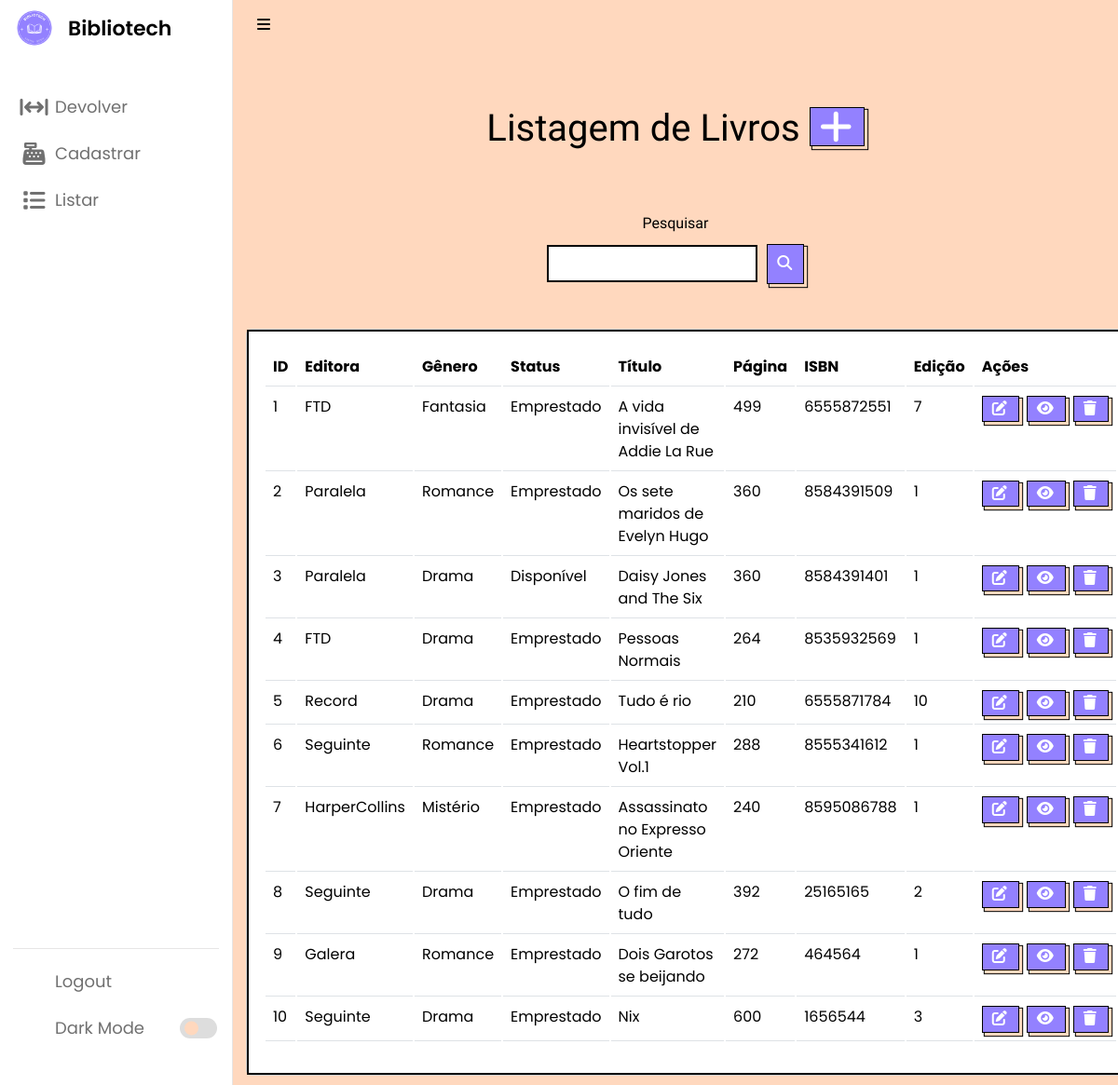
Before: /listarLivros.php (signed in) with the older database file.
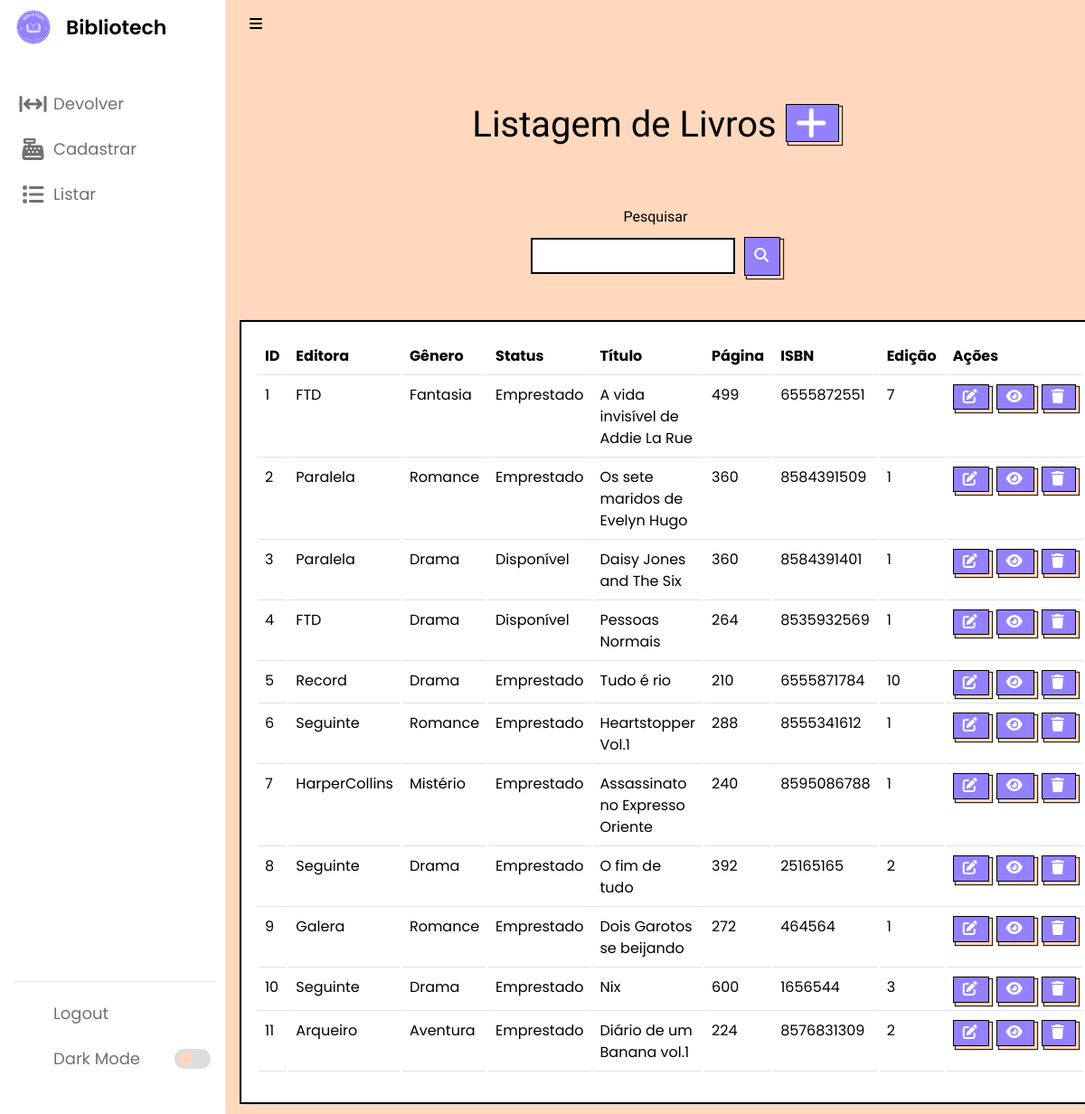
After: the same page with the newer database file.
### tables this page shows
CREATE TABLE `livro` (
  `id` int(11) NOT NULL,
  `idEditora` int(11) DEFAULT NULL,
  `idGenero` int(11) DEFAULT NULL,
  `statusLivro` varchar(45) NOT NULL,
  `titulo` varchar(250) NOT NULL,
  `pag` varchar(45) DEFAULT NULL,
  `isbn` varchar(15) DEFAULT NULL,
  `edicao` varchar(45) NOT NULL,
  `arquivo` varchar(30) DEFAULT NULL
);

CREATE TABLE `editora` (
  `id` int(11) NOT NULL,
  `status` varchar(45) NOT NULL,
  `nome` varchar(100) NOT NULL
);

CREATE TABLE `genero` (
  `id` int(11) NOT NULL,
  `status` varchar(45) NOT NULL,
  `nome` varchar(100) NOT NULL
);

### listarLivros.php (the view, shortened to what the changed rows need)
<?php
require_once("conexao.php");
$V_WHERE = "";
$sql = "SELECT livro.id, editora.nome as nomeEditora, genero.nome as nomeGenero, livro.statusLivro, livro.titulo, livro.pag, livro.isbn, livro.edicao, livro.arquivo as arquivo
        FROM livro
        LEFT JOIN editora ON livro.idEditora = editora.id
        LEFT JOIN genero ON livro.idGenero = genero.id
        WHERE 1 = 1" . $V_WHERE;
$resultado = mysqli_query($conexao, $sql);
?>
<!DOCTYPE html>
<html lang="pt-br">
<head>
    <link rel="stylesheet" href="css/style.css">
    <link rel="stylesheet" href="css/cadastrar.css">
    <link rel="stylesheet" href="css/bootstrap.css">
    <link rel="stylesheet" href="css/acervo.css">
    <link rel="stylesheet" href="https://unicons.iconscout.com/release/v4.0.0/css/line.css">
</head>
<body>
    <section class="dashboard">
        <br><br><br>
        <h1 class="titulo text">Listagem de Livros <a href="cadastrarLivro.php" class="botao">
                <i class="fa-solid fa-plus"></i>
            </a></h1>
        <br><br>
        <center>
            <div class="card cardlistar">
                <div class="card-body cardlistar2">
                    <table class="table">
                        <thead>
                            <tr>
                                <td scope="col"><b>ID</b></td>
                                <td scope="col"><b>Editora</b></td>
                                <td scope="col"><b>Gênero</b></td>
                                <td scope="col"><b>Status</b></td>
                                <td scope="col"><b>Título</b></td>
                                <td scope="col"><b>Página</b></td>
                                <td scope="col"><b>ISBN</b></td>
                                <td scope="col"><b>Edição</b></td>
                                <td scope="col"><b>Ações</b></td>
                            </tr>
                        </thead>
                        <tbody>
                            <?php while ($linha = mysqli_fetch_array($resultado)) { ?>
                                <tr>
                                    <td>
                                        <?= $linha['id'] ?>
                                    </td>
                                    <td>
                                        <?= $linha['nomeEditora'] ?>
                                    </td>
                                    <td>
                                        <?= $linha['nomeGenero'] ?>
                                    </td>
                                    <td>
                                        <?= $linha['statusLivro'] ?>
                                    </td>
                                    <td style="word-wrap: break-word;">
                                        <?= $linha['titulo'] ?>
                                    </td>
                                    <td>
                                        <?= $linha['pag'] ?>
                                    </td>
                                    <td>
                                        <?= $linha['isbn'] ?>
                                    </td>
                                    <td>
                                        <?= $linha['edicao'] ?>
                                    </td>
                                    <td>
                                        <div class="d-flex justify-content-start">
                                            <a style="margin-right: 8px;" href="alterarLivro.php? id=<?= $linha['id'] ?>"
                                                class="botao">
                                                <i class="fa-solid fa-pen-to-square"></i></a>
                                            <a data-bs-toggle="modal" data-bs-target="#exampleModal_<?= $linha['id'] ?>"
                                                style="margin-right: 8px;" name="info" class="botao">
                                                <i class="fa-solid fa-eye"></i>
                                            </a>
                                            <a href="listarLivros.php? id=<?= $linha['id'] ?>" class="botao"
                                                data-bs-toggle="modal" data-bs-target="#modalExcluir<?= $linha['id'] ?>">
                                                <i class=" fa-sharp fa-solid fa-trash"></i> </a>
                                        </div>
                                    </td>
                                </tr>
                            <?php } ?>
                        </tbody>
                    </table>
                </div>
            </div>
        </center>
    </section>
</body>
</html>

Changed rows visible on the page:
changed livro "Pessoas Normais": statusLivro "Emprestado" → "Disponível"
added livro: id "11", idEditora.nome "Arqueiro", idGenero.nome "Aventura", statusLivro "Emprestado", titulo "Diário de um Banana vol.1", pag "224", isbn "8576831309", edicao "2"
